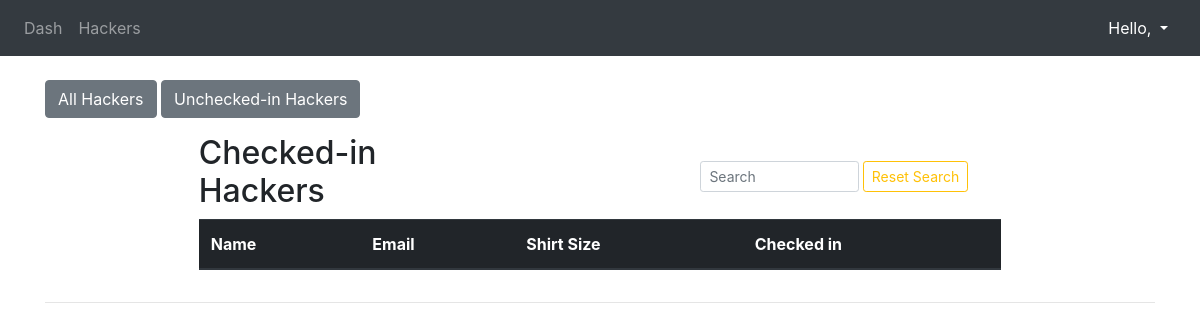
/checkedin-hackers (signed in), run on an earlier commit of the app's database.
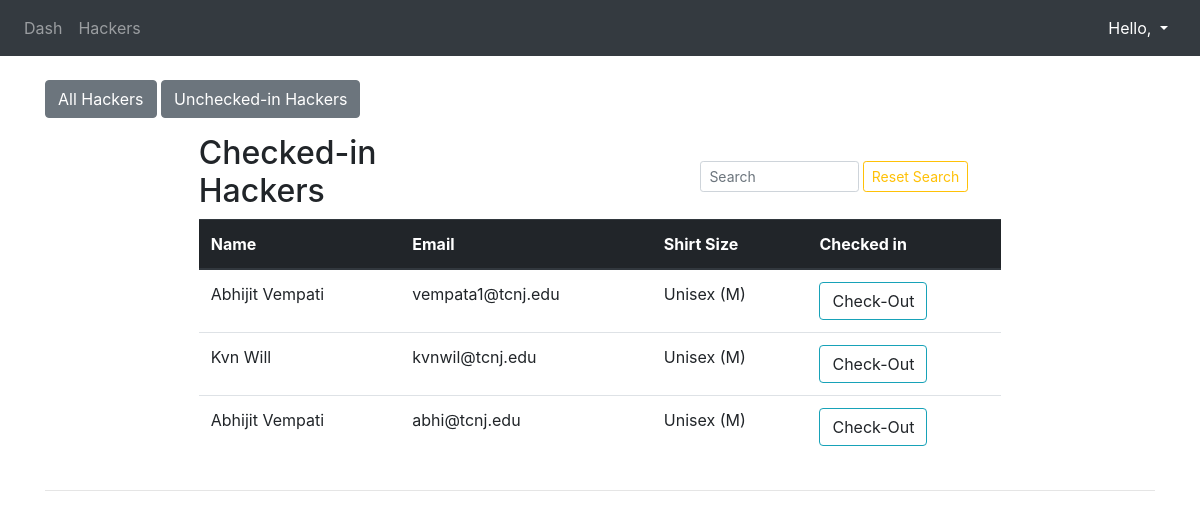
And on a later commit of the database.
### hacker/models.py (models this page shows)
class hacker(models.Model):
    hacker = models.OneToOneField(CustomUser, on_delete=models.CASCADE, related_name="hacker")
    ed_choices = [
        ("High School/Secondary School", "High School/Secondary School"),
        ("University (Undergrad)", "University (Undergrad)"),
        ("University (Master's/Doctoral)", "University (Master's/Doctoral)"),
    ]
    food_choices = [
        ("None", "None"),
        ("Vegetarian", "Vegetarian"),
        ("Vegan", "Vegan"),
        ("Gluten-Free", "Gluten-Free")
    ]
    size_choices = [
        ("Unisex (XS)", "Unisex (XS)"),
        ("Unisex (S)", "Unisex (S)"),
        ("Unisex (M)", "Unisex (M)"),
        ("Unisex (L)", "Unisex (L)"),
        ("Unisex (2XL)", "Unisex (2XL)"),
        ("Unisex (3XL)", "Unisex (3XL)")
    ]
    address = models.CharField(max_length=60, null=False, blank=False)
    education = models.CharField(max_length=60, null=False, blank=False, choices=ed_choices)
    major = models.CharField(default="other", max_length=60, blank=False, null=False)
    food_preference = models.CharField(default="None", max_length=20, blank=False, null=False, choices=food_choices)
    shirt_size = models.CharField(default="Unisex (M)", max_length=20, blank=False, null=False, choices=size_choices)

### default/models.py (models this page shows, shortened)
class CustomUser(AbstractBaseUser, PermissionsMixin):
    email = models.EmailField(verbose_name='email', max_length=60, unique=True)
    first_name = models.CharField(max_length=30)
    last_name = models.CharField(max_length=30)
    date_joined = models.DateTimeField(
        verbose_name='date joined', auto_now_add=True)
    last_login = models.DateTimeField(verbose_name='last login', auto_now=True)
    is_admin = models.BooleanField(default=False)
    is_active = models.BooleanField(default=True)
    is_staff = models.BooleanField(default=False)
    is_superuser = models.BooleanField(default=False)
    objects = CustomUserManager()
    USERNAME_FIELD = 'email'
    REQUIRED_FIELDS = []

### organizer/views.py (the view)
# urls.py: path('checkedin-hackers', views.checkedin_hacker, name='checkedin-hackers'),
def checkedin_hacker(request):
    if request.method == 'POST':
        email = request.POST.get('email')
        hack = CustomUser.objects.get(email=email)
        remove_group(hack, "checked-in")
    checkedin_hackers = hacker.objects.filter(hacker__groups__name='checked-in')
    context = {'checkedin_hackers': checkedin_hackers}
    return render(request, 'organizers/checkedinhacker.html', context)

### default/helper.py (called while the page is built)
def decide_type(user):
    if user.groups.filter(name='hacker').exists():
        return "hacker"
    elif user.groups.filter(name='organizer').exists():
        return "organizer"
    else:
        return "head-organizer"

### default/loginMiddleware.py (called while the page is built)
    def __call__(self, request):
        response = self.get_response(request)
        return response

    def process_view(self, request, view_func, view_args, view_kwargs):
        assert hasattr(request, 'user')
        path = request.path_info.lstrip('/')
        url_is_exempt = any(url.match(path) for url in EXEMPT_URLS)
        if request.user.is_authenticated and url_is_exempt:
            return redirect(decide_redirect(request.user))
        elif request.user.is_authenticated or url_is_exempt:
            return None
        else:
            return redirect('login')

    def __call__(self, request):
        response = self.get_response(request)
        return response

### organizer/templates/organizers/checkedinhacker.html (shortened to what this page needs)
{% extends 'organizers/base.html' %}
 {% block content %}
 <br>
<a href="{% url 'all-hackers' %}" class='btn btn-secondary'>All Hackers</a>
<a href="{% url 'registered-hackers' %}" class='btn btn-secondary'>Unchecked-in Hackers</a>
<div class="container w-75 mt-3">
    <div class="row justify-content-between align-items-center" style="margin-top: 5px; ">
        <div class="col-3">
            <h2 class="text-left" >Checked-in Hackers</h2>
        </div>
        <div class="col-5 d-flex align-self-center justify-content-end" >
            <form class="form-inline" action="{% url 'all-hackers' %}" method="GET"">
                <input id="user-input" name="q" class="form-control form-control-sm ml-3 w-50" type="text" placeholder="Search" aria-label="Search">
                <a class="btn btn-outline-warning btn-sm" style="margin-left: 4px;" href="{% url 'all-hackers' %}">Reset Search</a>
            </form>
        </div>
    </div>
 <div class="d-flex justify-content-center">
        <table class="table">
            <thead class="thead-dark">
                <tr>
                    <th scope="col">Name</th>
                    <th scope="col">Email</th>
                    <th scope="col">Shirt Size</th>
                    <th scope="col">Checked in</th>
                </tr>
            </thead>
            <tbody>
                {% for h in checkedin_hackers %}
                    <tr id="hacker{{ forloop.counter }}">
                        <td>{{h.hacker.first_name}} {{h.hacker.last_name}}</td>
                        <td>{{h.hacker.email}}</td>
                        <td>{{h.shirt_size}}</td>
                        <td class=""><a  class="btn btn-outline-info" data-toggle="modal" data-target="#Confirmation" data-confirm="hacker{{ forloop.counter }}">Check-Out</a></td>
                    </tr>
                {% endfor %}
            </tbody>
        </table>
    </div>
</div>
<hr>
{% endblock %}

What changed in the data, as far as the page shows it:
now on this page (row unchanged): hacker: hacker.first_name "Abhijit", hacker.last_name "Vempati", hacker.email "vempata1@tcnj.edu", shirt_size "Unisex (M)"
now on this page (row unchanged): hacker: hacker.first_name "Kvn", hacker.last_name "Will", hacker.email "kvnwil@tcnj.edu", shirt_size "Unisex (M)"
added hacker: hacker.first_name "Abhijit", hacker.last_name "Vempati", hacker.email "abhi@tcnj.edu", shirt_size "Unisex (M)"
